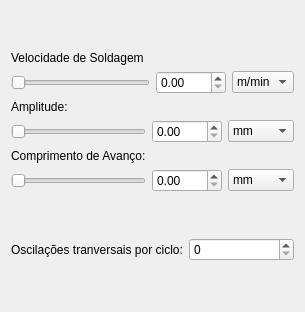
        <widget class="QWidget" name="tab_6">
         <attribute name="title">
          <string>SB+Triang</string>
         </attribute>
         <layout class="QGridLayout" name="gridLayout_18">
          <item row="4" column="0">
           <spacer name="verticalSpacer_3">
            <property name="orientation">
             <enum>Qt::Vertical</enum>
            </property>
            <property name="sizeHint" stdset="0">
             <size>
              <width>20</width>
              <height>40</height>
             </size>
            </property>
           </spacer>
          </item>
          <item row="6" column="0">
           <spacer name="verticalSpacer_4">
            <property name="orientation">
             <enum>Qt::Vertical</enum>
            </property>
            <property name="sizeHint" stdset="0">
             <size>
              <width>20</width>
              <height>40</height>
             </size>
            </property>
           </spacer>
          </item>
          <item row="1" column="0">
           <layout class="QGridLayout" name="gridLayout_16">
            <item row="1" column="0">
             <widget class="QSlider" name="sbtWeldSpeedSlider">
              <property name="maximum">
               <number>300</number>
              </property>
              <property name="orientation">
               <enum>Qt::Horizontal</enum>
              </property>
             </widget>
            </item>
            <item row="1" column="2">
             <widget class="QComboBox" name="sbtWeldSpeedUnitComboBox">
              <item>
               <property name="text">
                <string>m/min</string>
               </property>
              </item>
              <item>
               <property name="text">
                <string>mm/s</string>
               </property>
              </item>
              <item>
               <property name="text">
                <string>rpm</string>
               </property>
              </item>
              <item>
               <property name="text">
                <string>rps</string>
               </property>
              </item>
             </widget>
            </item>
            <item row="0" column="0">
             <widget class="QLabel" name="label_23">
              <property name="text">
               <string>Velocidade de Soldagem</string>
              </property>
             </widget>
            </item>
            <item row="1" column="1">
             <widget class="QDoubleSpinBox" name="sbtWeldSpeedSpinBox">
              <property name="minimumSize">
               <size>
                <width>70</width>
                <height>0</height>
               </size>
              </property>
             </widget>
            </item>
           </layout>
          </item>
          <item row="5" column="0">
           <layout class="QFormLayout" name="formLayout_2">
            <item row="0" column="0">
             <widget class="QLabel" name="label_21">
              <property name="text">
               <string>Oscilações tranversais por ciclo:</string>
              </property>
             </widget>
            </item>
            <item row="0" column="1">
             <widget class="QSpinBox" name="sbtOscCountSpinBox"/>
            </item>
           </layout>
          </item>
          <item row="2" column="0">
           <layout class="QGridLayout" name="gridLayout_15">
            <item row="1" column="2">
             <widget class="QComboBox" name="sbtAmplitudeUnitComboBox">
              <property name="sizeIncrement">
               <size>
                <width>0</width>
                <height>0</height>
               </size>
              </property>
              <item>
               <property name="text">
                <string>mm</string>
               </property>
              </item>
              <item>
               <property name="text">
                <string>cm</string>
               </property>
              </item>
              <item>
               <property name="text">
                <string>m</string>
               </property>
              </item>
              <item>
               <property name="text">
                <string>pulsos</string>
               </property>
              </item>
              <item>
               <property name="text">
                <string>&quot;</string>
               </property>
              </item>
             </widget>
            </item>
            <item row="1" column="0">
             <widget class="QSlider" name="sbtAmplitudeSlider">
              <property name="maximum">
               <number>300</number>
              </property>
              <property name="orientation">
               <enum>Qt::Horizontal</enum>
              </property>
             </widget>
            </item>
            <item row="1" column="1">
             <widget class="QDoubleSpinBox" name="sbtAmplitudeSpinBox">
              <property name="minimumSize">
               <size>
                <width>70</width>
                <height>0</height>
               </size>
              </property>
             </widget>
            </item>
            <item row="0" column="0">
             <widget class="QLabel" name="label_22">
              <property name="text">
               <string>Amplitude:</string>
              </property>
             </widget>
            </item>
           </layout>
          </item>
          <item row="3" column="0">
           <layout class="QGridLayout" name="gridLayout_17">
            <item row="1" column="2">
             <widget class="QComboBox" name="sbtForwardLenUnitComboBox">
              <property name="sizeIncrement">
               <size>
                <width>0</width>
                <height>0</height>
               </size>
              </property>
              <item>
               <property name="text">
                <string>mm</string>
               </property>
              </item>
              <item>
               <property name="text">
                <string>cm</string>
               </property>
              </item>
              <item>
               <property name="text">
                <string>m</string>
               </property>
              </item>
              <item>
               <property name="text">
                <string>pulsos</string>
               </property>
              </item>
              <item>
               <property name="text">
                <string>&quot;</string>
               </property>
              </item>
             </widget>
            </item>
            <item row="1" column="0">
             <widget class="QSlider" name="sbtForwardLenSlider">
              <property name="maximum">
               <number>300</number>
              </property>
              <property name="orientation">
               <enum>Qt::Horizontal</enum>
              </property>
             </widget>
            </item>
            <item row="1" column="1">
             <widget class="QDoubleSpinBox" name="sbtForwardLenSpinBox">
              <property name="minimumSize">
               <size>
                <width>70</width>
                <height>0</height>
               </size>
              </property>
             </widget>
            </item>
            <item row="0" column="0">
             <widget class="QLabel" name="label_24">
              <property name="text">
               <string>Comprimento de Avanço:</string>
              </property>
             </widget>
            </item>
           </layout>
          </item>
          <item row="0" column="0">
           <spacer name="verticalSpacer_5">
            <property name="orientation">
             <enum>Qt::Vertical</enum>
            </property>
            <property name="sizeHint" stdset="0">
             <size>
              <width>20</width>
              <height>40</height>
             </size>
            </property>
           </spacer>
          </item>
         </layout>
        </widget>
